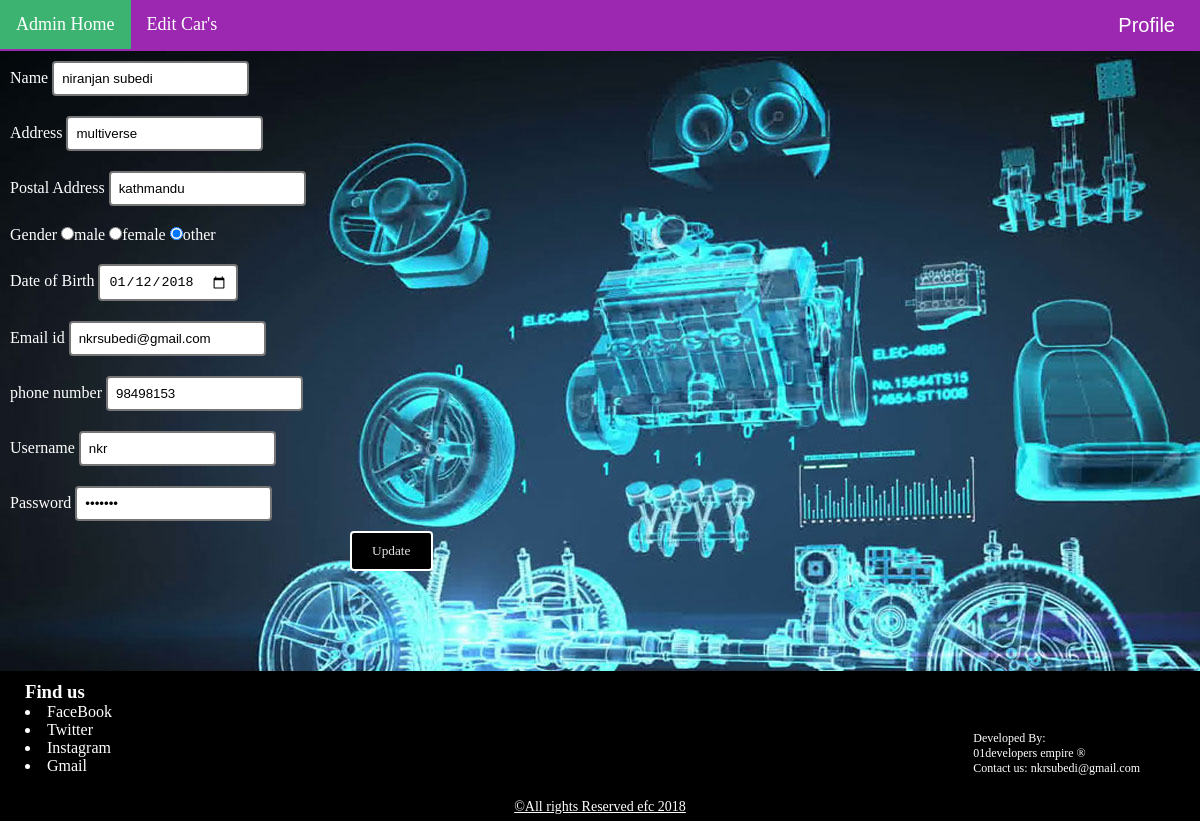
The app's page /admincustomize.php (signed in) with its own data.
### tables this page shows
CREATE TABLE `user_table` (
  `id` int(11) NOT NULL,
  `name` varchar(20) NOT NULL,
  `address` varchar(20) NOT NULL,
  `postal` varchar(20) NOT NULL,
  `gender` varchar(10) NOT NULL,
  `dob` date NOT NULL,
  `email` varchar(40) NOT NULL,
  `phone` varchar(20) NOT NULL,
  `username` varchar(30) NOT NULL,
  `password` varchar(20) NOT NULL,
  `usertype` varchar(20) NOT NULL
);

### actions/user.php (called while the page is built, shortened)
<?php
require("connections.php");
class User extends Connection
{
	public $id;
    public function setId($id)
	{
      $this->id = $id;
	}
	public function getUsers(){
		$query = "Select * from user_table where id='$this->id'";
		$res = mysqli_query($this->conn, $query);
		$userdata = mysqli_fetch_array($res);
		return $userdata;
	}
}
?>

### actions/connections.php (called while the page is built, shortened)
<?php
class Connection
{
  private $username="root";
  private $hostname="localhost";
  private $password="";
  private $dbname="ecofriendlycars";
  public function __construct()
  {
    $this->conn = mysqli_connect($this->hostname,$this->username,$this->password,$this->dbname);
  }
}
?>

### admincustomize.php (the view, shortened to what this page needs)
<?php
require("actions/user.php");
if(isset($_SESSION['aid']))
{
  $id = $_SESSION['aid'];
    $obj=new user;
  $obj->setId($id);
  $data=$obj->getUsers();
  $name=$data['name'];
  $username=$data['username'];
  $address = $data['address'];
  $postaladdress= $data['postal'];
  $dateofbirth = $data['dob'];
  $emailaddress = $data['email'];
  $phnumber = $data['phone'];
  $username = $data['username'];
  $password = $data['password'];
}
?>
<!DOCTYPE html>
<html lang="en">
<head>
  <link rel="stylesheet" type="text/css" href="CSS/users.css">
</head>
<body id="profilebody">
<div class="navbar">
  <a href="adminpannel.php">Admin Home</a>
  <a href="editcar.php">Edit Car's</a>
  <div class="dropdown" style="float: right">
    <button class="dropbtn">Profile
    </button>
  </div>
</div>
<div id="detailbox" >
<form action="actions/operation.php" method="post">
  <p style="float: right;">
  </p>
    <p>Name
    <input type="text" name="name" value="<?php echo $name; ?>"/></p>
    <p>Address
      <input type="text" name="address" value="<?php echo $address; ?>"></p>
    <p>Postal Address
      <input type="text" name="postaddress" value="<?php echo $postaladdress; ?>"></p>
    <p>Gender
      <input type="radio" name="gender" value="male" checked="<?php $male; ?>"/>male
      <input type="radio" name="gender" value="female" checked="<?php $female; ?>"/>female
      <input type="radio" name="gender" value="others" checked="<?php $others; ?>"/>other
    </p>
    <p>Date of Birth
      <input type="date" name="dob" value="<?php echo $dateofbirth; ?>"></p>
    <p>Email id
      <input type="email" name="email" value="<?php echo $emailaddress; ?>"></p>
    <p>phone number
      <input type="text" name="phno" value="<?php echo $phnumber; ?>"></p>
    <p>Username
      <input type="text" name="username" value="<?php echo $username; ?>"></p>
    <p>Password
      <input type="password" name="password" value="<?php echo $password; ?>"></p>
      <input type="submit" name="updateprofile" value="Update">
    </form>
</div>
<footer>
<div style="width: 100%; height: 150px; background-color: #000; margin-top: 100px; color: #fff">
<div style="padding-top:10px; padding-left: 25px; font-family: verdana; float: left; ">
<h3>Find us</h3>
  <li>FaceBook</li>
  <li>Twitter</li>
  <li>Instagram</li>
  <li>Gmail</li>
</div>
<div style="float: right; margin-top: 60px; margin-right: 60px; font-size: 12px;">
  <p>Developed By: </p>
  01developers empire &reg; <br/>
   Contact us: nkrsubedi@gmail.com
</div>
<div style=" float: left; width: 100%; margin-top: 23px; text-align: center; font-size: 14px;">
  <u> &copy;All rights Reserved efc 2018</u>
</div>
</div>
</footer>
</body>
</html>

### CSS/users.css (style rules this page uses)
* { margin: 0; padding: 0; }
body { background-color: #3CB371; }
.navbar { overflow: hidden; background-color: #9C27B0; font-family: verdana; font-size: 18px; }
.navbar a { float: left; color: white; text-align: center; padding: 14px 16px; text-decoration: none; }
.dropdown .dropbtn { font-size: 20px; border: none; outline: none; color: white; padding: 14px 25px; background-color: inherit; }
#profilebody { background-image: url(" ../images/carengine.jpg"); }
#detailbox { width: 100%; height: auto; }
#detailbox p { color: #fff; padding: 10px; font-family: verdana; }
#detailbox input { padding: 8px; border-style: solid; border-radius: 4px; }
#detailbox input[type="submit"] { padding: 10px 20px; border-color: #fff; font-family: verdana; background-color: #000; color: #f0f0f0f0; margin-left: 350px; }

### records on screen
user_table: name "niranjan subedi", address "multiverse", postaddress "kathmandu", dob "01/12/2018", email "nkrsubedi@gmail.com", phno "98498153", username "nkr"
